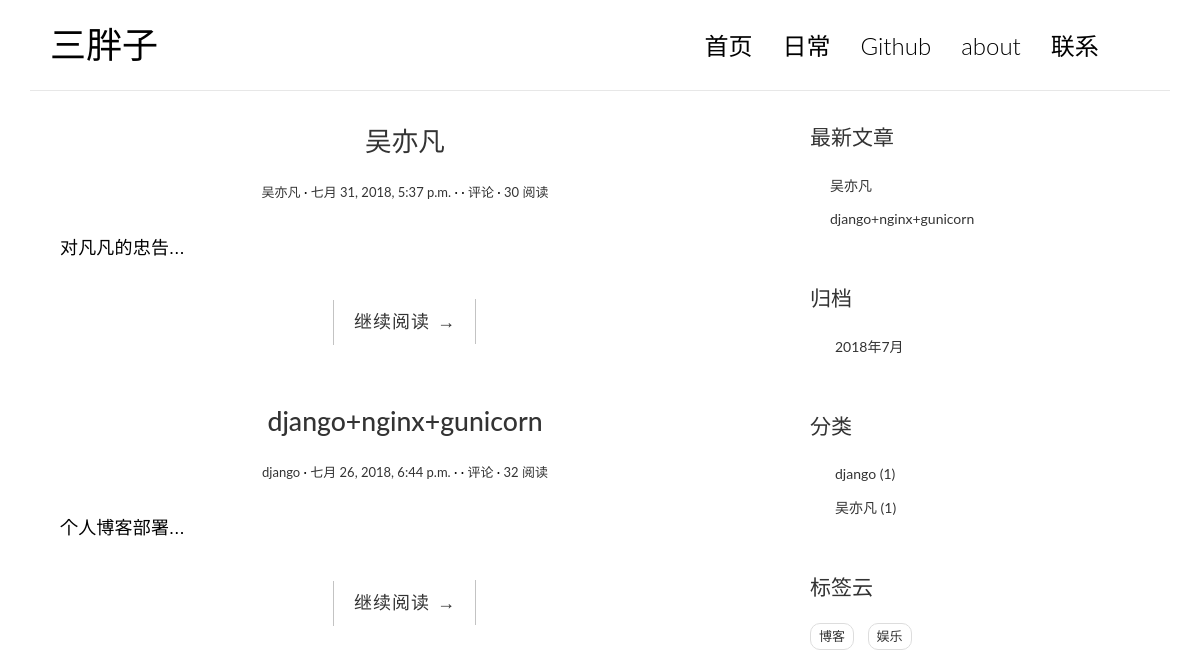
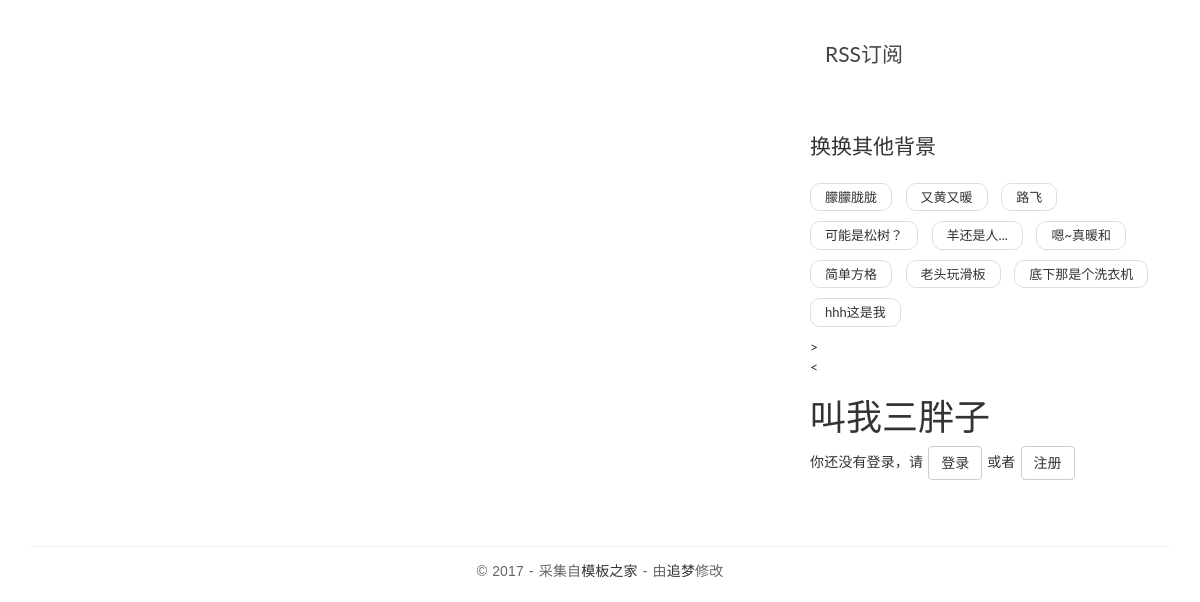
Before: /index/ with the older database file (2 pictures, top to bottom).
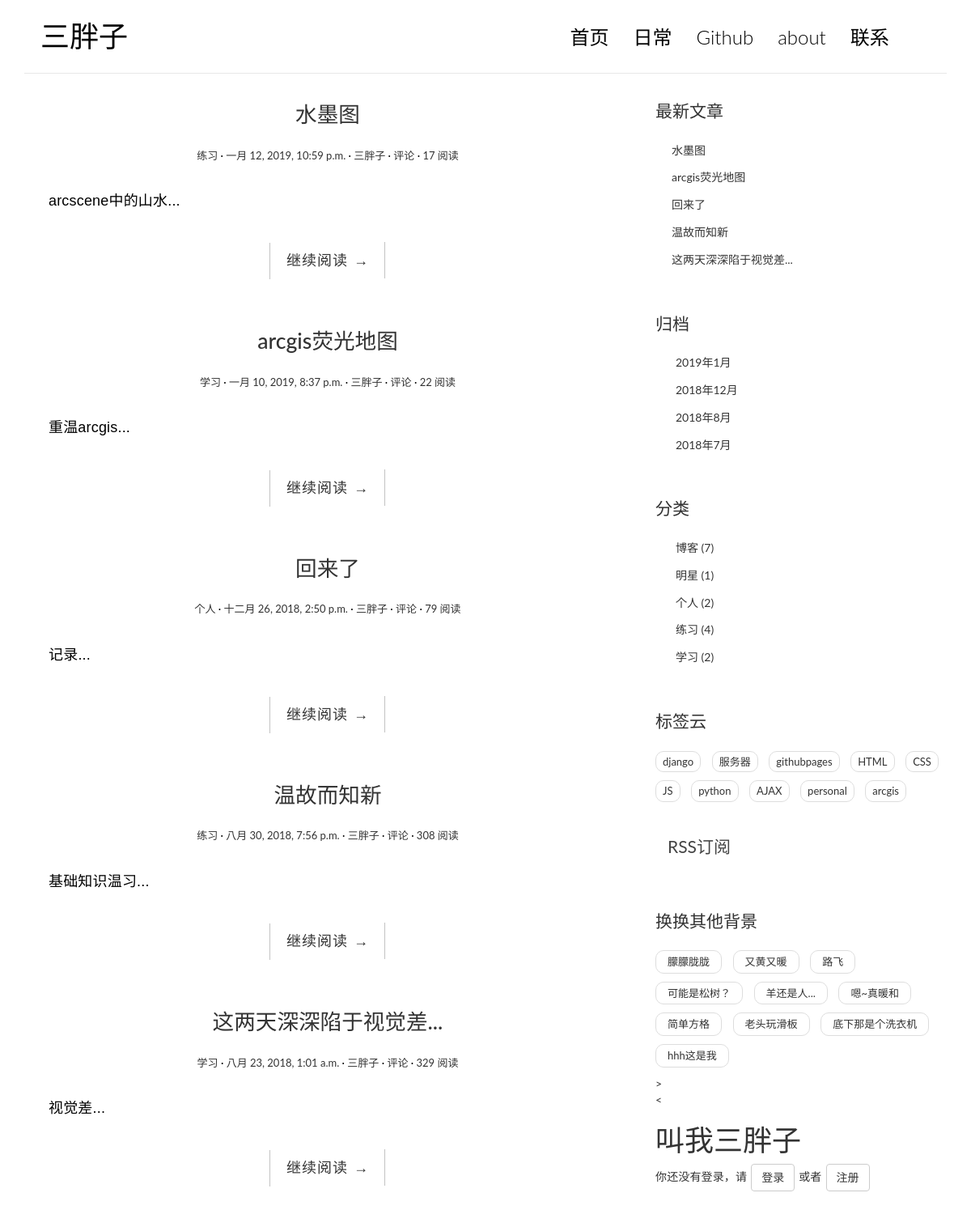
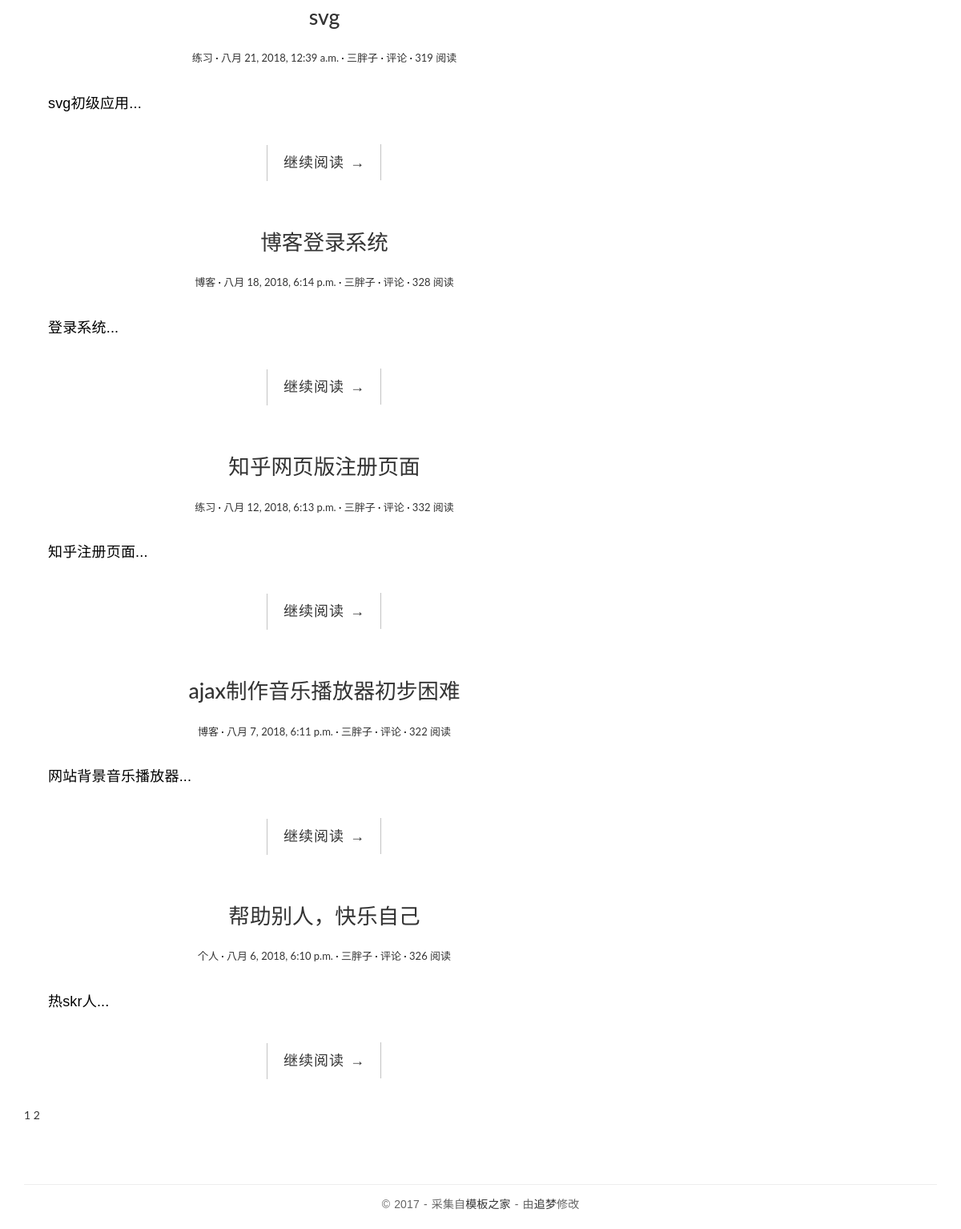
After: the same page with the newer database file (2 pictures, top to bottom).
### myblog/models.py (models this page shows, shortened)
@python_2_unicode_compatible
class Post(models.Model):
    title = models.CharField(max_length=70)
    body = models.TextField()
    created_time = models.DateTimeField()
    modified_time = models.DateTimeField()
    excerpt = models.CharField(max_length=200,blank=True)
    category = models.ForeignKey(Category,on_delete=models.CASCADE)
    tags = models.ManyToManyField(Tag,blank=True)
    author = models.CharField(max_length=50)
    views = models.PositiveIntegerField(default=0)
    def get_absolute_url(self):
        return reverse('myblog:detail',kwargs={'pk':self.pk})
    class Meta:
        ordering=['-created_time']

@python_2_unicode_compatible
class Category(models.Model):
    name = models.CharField(max_length=100)

@python_2_unicode_compatible
class Tag(models.Model):
    name = models.CharField(max_length=100)

### myblog/views.py (the view, shortened to what this page needs)
# urls.py: url(r'^index/$', views.IndexView.as_view(), name='index'),
class IndexView(ListView):
    model=Post
    template_name= 'index.html'
    context_object_name='post_list'
    paginate_by=10
    def get_context_data(self, **kwargs):
        context=super().get_context_data(**kwargs)
        paginator=context.get('paginator')
        page=context.get('page_obj')
        is_paginated=context.get('is_paginated')
        pagination_data=self.pagination_data(paginator, page, is_paginated)
        context.update(pagination_data)
        return context
    def pagination_data(self,paginator,page,is_paginated):
        if not is_paginated:
            return{ }
        left=[]
        right=[]
        left_has_more=False
        right_has_more=False
        first=False
        last=False
        page_number=page.number
        total_pages=paginator.num_pages
        page_range=paginator.page_range
        if page_number==1:
            right=page_range[page_number:page_number+2]
            if right[-1]<total_pages-1:
                right_has_more=True
            if right[-1]<total_pages:
                last=True
        elif page_number==total_pages:
            left=page_range[(page_number-3)if(page_number-3)>0 else 0:page_number-1]
            if left[0]>2:
                left_has_more=True
            if left[0]>1:
                first=True
        data={
            'left':left,
            'right':right,
            'left_has_more':left_has_more,
            'right_has_more':right_has_more,
            'first':first,
            'last':last,
        }
        return data

### myblog/templatetags/myblog_tags.py (called while the page is built)
@register.simple_tag
def get_recent_posts(num=5):
    return Post.objects.all().order_by('-created_time')[:num]

@register.simple_tag
def archives():
    return Post.objects.dates('created_time','month',order='DESC')

@register.simple_tag
def get_category():
    return Category.objects.annotate(num_posts=Count('post')).filter(num_posts__gt=0)

@register.simple_tag
def get_tags():
    return Tag.objects.annotate(num_posts=Count('post')).filter(num_posts__gt=0)

### templates/index.html (shortened to what this page needs)
{% extends 'base.html' %}
{% block main %}
   {% for post in post_list %}
      <article class="post post-{{ post.pk }}">
                    <header class="entry-header">
                        <h1 class="entry-title">
                            <a href="{{ post.get_absolute_url }}">{{ post.title }}</a>
                        </h1>
                        <div class="entry-meta">
                            <span class="post-category"><a href="#div3">{{ post.category.name }}</a></span>
                            <span class="post-date"><a href="#div2"><time class="entry-date"
                                                                      datetime="{{ post.created_time }}">{{ post.created_time }}</time></a></span>
                            <span class="post-author"><a href="myblog/about.html">{{ post.author }}</a></span>
                            <span class="comments-link"><a href="{{ post.get_absolute_url }}">{{ post.comment_set.count }} 评论</a></span>
                            <span class="views-count"><a href="{{ post.get_absolute_url }}">{{ post.views }} 阅读</a></span>
                        </div>
                    </header>
                    <div class="entry-content clearfix">
                        <p>{{ post.excerpt }}...</p>
                        <div class="read-more cl-effect-14">
                            <a href="{{ post.get_absolute_url }}" class="more-link">继续阅读 <span class="meta-nav">→</span></a>
                        </div>
                    </div>
                </article>
   {% empty %}
       <br><br><br><br>
       <div class="no-post">暂时还没有发布的文章！</div>
   {% endfor %}
{% if is_paginated %}
    <div class="pagination">
        <a class="current-page" href="?page={{ page_obj.number }}">{{ page_obj.number }}</a>
        {% if right %}
            {% for i in right %}
                <a href="?page={{ i }}">{{ i }}</a>
            {% endfor %}
        {% endif %}
    </div>
{% endif %}
{% endblock main %}

### templates/base.html (shortened to what the changed rows need)
{% load staticfiles %}
{% load myblog_tags %}
<!DOCTYPE html>
<html>
<head>
    <link rel="stylesheet" href="{% static 'myblog/css/bootstrap.min.css' %}">
    <link rel="stylesheet" href="http://code.ionicframework.com/ionicons/2.0.1/css/ionicons.min.css">
    <link rel="stylesheet" href="{% static 'myblog/css/pace.css' %}">
    <link rel="stylesheet" href="{% static 'myblog/css/custom.css' %}">
    <link rel="stylesheet" href="{% static 'myblog/css/highlights/github.css' %}">
</head>
<body id="img">
<div class="container navbar-fixed-top">
    <header id="site-header">
        <div class="row">
            <div class="col-md-4 col-sm-5 col-xs-8">
                <div class="logo">
                    <h1><a href="{% url 'myblog:index' %}"><b>三胖子</b></a></h1>
                </div>
            </div>
        </div>
    </header>
</div>
<div class="content-body">
    <div class="container">
        <div class="row">
            <main class="col-md-8">
            <br><br><br><br>
                {% block main %}
                {% endblock main %}
            </main>
            <aside class="col-md-4">
            <br><br><br><br>
                <div class="widget widget-recent-posts" id="div1">
                    {% get_recent_posts as recent_post_list %}
                    <ul>
                        {% for post in recent_post_list %}
                        <li>
                            <a href="{{ post.get_absolute_url }}">{{ post.title }}</a>
                        </li>
                        {% empty %}
                        暂无文章
                        {% endfor %}
                    </ul>
                </div>
                <div class="widget widget-archives" id="div2">
                    {% archives as date_list %}
                    <ul>
                        {% for date in date_list %}
                        <li>
                            <a href="{% url 'myblog:archives' date.year date.month %}">{{ date.year }}年{{ date.month }}月</a>
                        </li>
                        {% empty %}
                        暂无归档
                        {% endfor %}
                    </ul>
                </div>
                <div class="widget widget-category" id="div3">
                    {% get_category as category_list %}
                    <ul>
                        {% for category in category_list %}
                        <li>
                            <a href="{% url 'myblog:category' category.pk %}">{{ category.name }}
                                <span class="post-count">({{ category.num_posts }})</span>
                            </a>
                        </li>
                        {% empty %}
                        暂无分类
                        {% endfor %}
                    </ul>
                </div>
                <div class="widget widget-tag-cloud" id="div4">
                    {% get_tags as tag_list %}
                    <ul>
                        {% for tag in tag_list %}
                        <li>
                            <a href="{% url 'myblog:tag' tag.pk %}">{{ tag.name }}</a>
                        </li>
                        {% empty %}
                        暂无标签！
                        {% endfor %}
                    </ul>
                </div>
                <div>
 <div><
 <br><br>
            <h1 class="logo"><a href="{% url 'myblog:index' %}">叫我三胖子</a></h1>
        </div>
               </div>
            </aside>
        </div>
    </div>
</div>
</body>
</html>

Changed rows visible on the page:
no longer on this page (row edited): Post: title "吴亦凡", category.name "吴亦凡", created_time "七月 31, 2018, 5:37 p.m.", views "30", excerpt "对凡凡的忠告"
removed Post: title "django+nginx+gunicorn", category.name "django", created_time "七月 26, 2018, 6:44 p.m.", views "32", excerpt "个人博客部署"
no longer on this page (row edited): Tag: name "博客"
added Post: title "水墨图", category.name "练习", created_time "一月 12, 2019, 10:59 p.m.", author "三胖子", views "17", excerpt "arcscene中的山水"
added Post: title "arcgis荧光地图", category.name "学习", created_time "一月 10, 2019, 8:37 p.m.", author "三胖子", views "22", excerpt "重温arcgis"
added Post: title "回来了", category.name "个人", created_time "十二月 26, 2018, 2:50 p.m.", author "三胖子", views "79", excerpt "记录"
added Post: title "温故而知新", category.name "练习", created_time "八月 30, 2018, 7:56 p.m.", author "三胖子", views "308", excerpt "基础知识温习"
added Post: title "这两天深深陷于视觉差...", category.name "学习", created_time "八月 23, 2018, 1:01 a.m.", author "三胖子", views "329", excerpt "视觉差"
added Post: title "svg", category.name "练习", created_time "八月 21, 2018, 12:39 a.m.", author "三胖子", views "319", excerpt "svg初级应用"
added Post: title "博客登录系统", category.name "博客", created_time "八月 18, 2018, 6:14 p.m.", author "三胖子", views "328", excerpt "登录系统"
added Post: title "知乎网页版注册页面", category.name "练习", created_time "八月 12, 2018, 6:13 p.m.", author "三胖子", views "332", excerpt "知乎注册页面"
added Post: title "ajax制作音乐播放器初步困难", category.name "博客", created_time "八月 7, 2018, 6:11 p.m.", author "三胖子", views "322", excerpt "网站背景音乐播放器"
added Post: title "帮助别人，快乐自己", category.name "个人", created_time "八月 6, 2018, 6:10 p.m.", author "三胖子", views "326", excerpt "热skr人"
now on this page (row edited): Category: name "博客", num_posts "7"
changed Category (number 2 of 5 on the later page): name "django" → "明星"
changed Category (number 3 of 5 on the later page): name "吴亦凡" → "个人"; num_posts "1" → "2"
added Category: name "练习", num_posts "4"
added Category: name "学习", num_posts "2"
changed Tag: name "娱乐" → "django"
added Tag: name "服务器"
added Tag: name "githubpages"
added Tag: name "HTML"
added Tag: name "CSS"
added Tag: name "JS"
added Tag: name "python"
added Tag: name "AJAX"
added Tag: name "personal"
added Tag: name "arcgis"
Other visible differences:
{{ page_obj.number }}: (not shown) → "1"
new list line: "2"
new list line: "2019 年 1 月"
new list line: "2018 年 12 月"
new list line: "2018 年 8 月"
